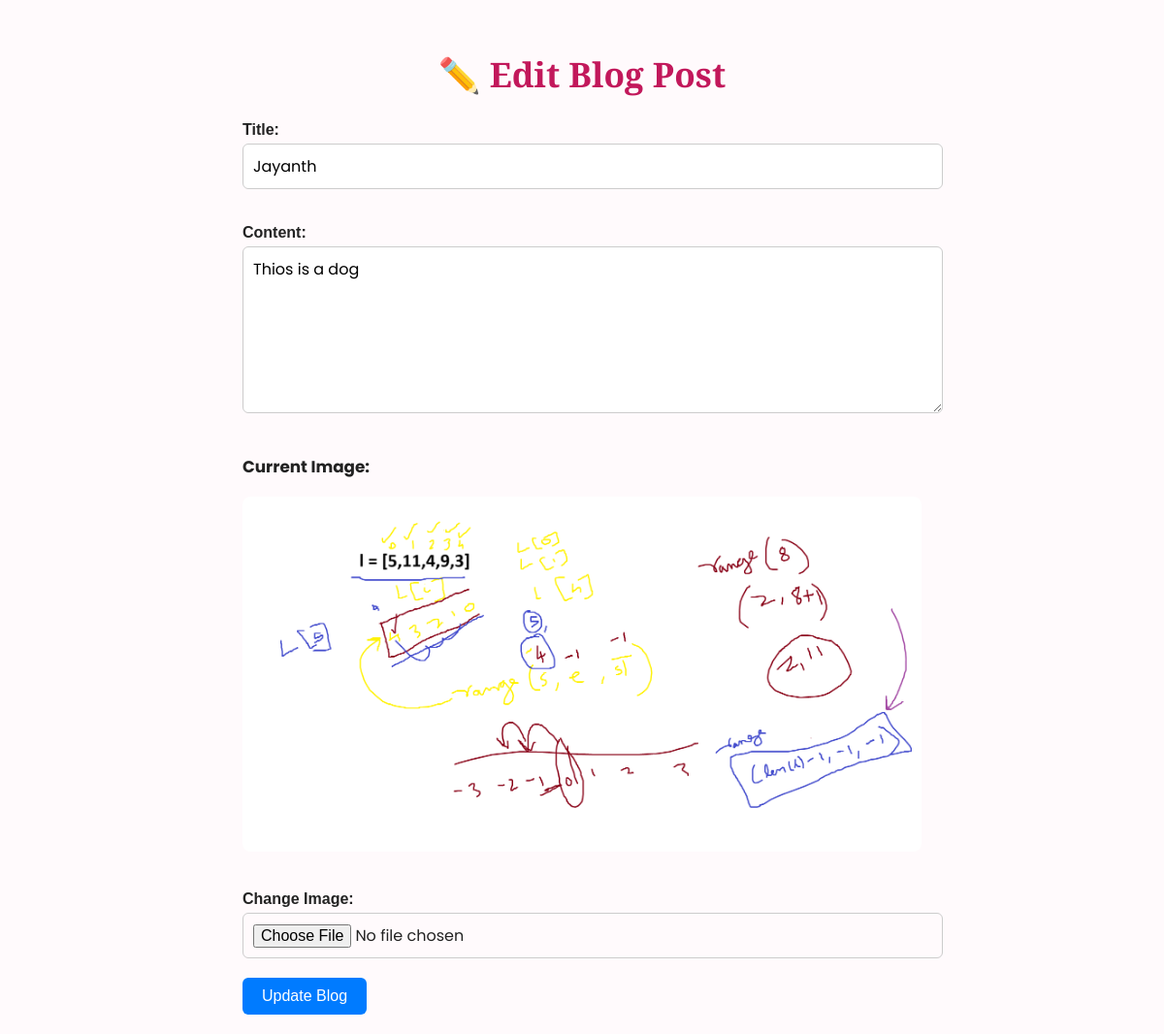
/edit_blog/1 (signed in), run on the app's committed database.
### models.py (models this page shows)
class Blog(db.Model):
    id = db.Column(db.Integer, primary_key=True)
    title = db.Column(db.String(150), nullable=False)
    content = db.Column(db.Text, nullable=False)
    image_filename = db.Column(db.String(100), nullable=True)
    created_at = db.Column(db.DateTime, default=datetime.utcnow)

### app.py (the view, shortened to what this page needs)
@app.route('/edit_blog/<int:blog_id>', methods=['GET', 'POST'])
@login_required
def edit_blog(blog_id):
    if not current_user.is_master:
        flash("Access denied. Master admin only.")
        return redirect(url_for('dashboard'))
    blog = Blog.query.get_or_404(blog_id)
    return render_template('edit_blog.html', blog=blog)

### app.py (called while the page is built)
@login_manager.user_loader
def load_user(user_id):
    return Admin.query.get(int(user_id))

### templates/edit_blog.html (shortened to what this page needs)
<!DOCTYPE html>
<html lang="en">
<head>
  <link rel="stylesheet" href="{{ url_for('static', filename='style1.css') }}">
</head>
<body>
  <h2>✏️ Edit Blog Post</h2>
  <form method="POST" enctype="multipart/form-data">
    <label>Title:</label>
    <input type="text" name="title" value="{{ blog.title }}" required>
    <label>Content:</label>
    <textarea name="content" rows="6" required>{{ blog.content }}</textarea>
    {% if blog.image_filename %}
      <p><strong>Current Image:</strong></p>
      <img src="{{ url_for('static', filename='uploads/blogs/' + blog.image_filename) }}" alt="Current Image">
    {% endif %}
    <label>Change Image:</label>
    <input type="file" name="image">
    <button type="submit">Update Blog</button>
  </form>
</body>
</html>

### static/style1.css (style rules this page uses)
body { margin: 0; font-family: 'Poppins', sans-serif; background: #fffafc; color: #222; transition: background 0.5s, color 0.5s; scroll-behavior: smooth; }
h2 { font-size: 2.2rem; color: #c2185b; font-family: 'Playfair Display', serif; margin-bottom: 0.8rem; margin-top: 2rem; }
p, li { font-size: 1.05rem; line-height: 1.7; font-family: 'Poppins', sans-serif; }
label { display: block; margin-top: 1rem; font-weight: 600; }
input, textarea { width: 100%; padding: 12px; margin-top: 0.5rem; border: 1px solid #ccc; border-radius: 6px; font-size: 16px; font-family: 'Poppins', sans-serif; }

### templates/edit_blog.html (style rules this page uses)
body { font-family: sans-serif; padding: 20px; max-width: 700px; margin: auto; }
h2 { text-align: center; margin-bottom: 25px; }
label { font-weight: bold; }
input[type="text"], textarea, input[type="file"] { width: 100%; padding: 10px; margin-top: 5px; margin-bottom: 20px; border: 1px solid #ccc; border-radius: 6px; }
img { max-width: 100%; height: auto; border-radius: 8px; margin-bottom: 20px; }
button { padding: 10px 20px; background-color: #007bff; color: white; border: none; border-radius: 6px; cursor: pointer; font-size: 16px; }

### data on the page
Blog: title "Jayanth", content "Thios is a dog", image_filename (picture)
